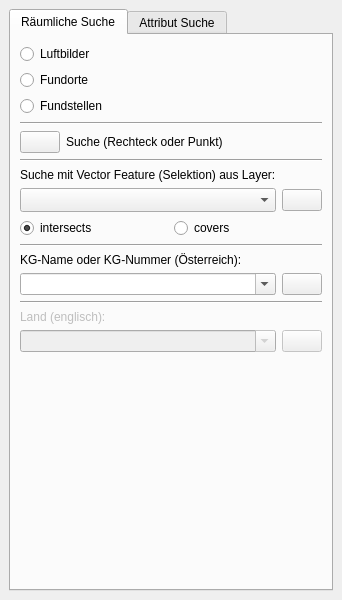
<?xml version="1.0" encoding="UTF-8"?>
<ui version="4.0">
 <class>apisSearchDialog</class>
 <widget class="QDockWidget" name="apisSearchDialog">
  <property name="geometry">
   <rect>
    <x>0</x>
    <y>0</y>
    <width>319</width>
    <height>600</height>
   </rect>
  </property>
  <property name="windowIcon">
   <iconset resource="resource.qrc">
    <normaloff>:/plugins/APIS/icons/apis.png</normaloff>:/plugins/APIS/icons/apis.png</iconset>
  </property>
  <property name="windowTitle">
   <string>APIS Suche</string>
  </property>
  <widget class="QWidget" name="dockWidgetContents">
   <layout class="QVBoxLayout" name="verticalLayout">
    <item>
     <widget class="QTabWidget" name="uiSearchTab">
      <property name="enabled">
       <bool>true</bool>
      </property>
      <property name="sizePolicy">
       <sizepolicy hsizetype="Expanding" vsizetype="Minimum">
        <horstretch>0</horstretch>
        <verstretch>0</verstretch>
       </sizepolicy>
      </property>
      <property name="currentIndex">
       <number>0</number>
      </property>
      <widget class="QWidget" name="tab_9">
       <attribute name="title">
        <string>Räumliche Suche</string>
       </attribute>
       <layout class="QVBoxLayout" name="verticalLayout_8">
        <item>
         <widget class="QRadioButton" name="uiSearchImageRBtn">
          <property name="text">
           <string>Luftbilder</string>
          </property>
          <property name="checked">
           <bool>true</bool>
          </property>
         </widget>
        </item>
        <item>
         <widget class="QRadioButton" name="uiSearchSiteRBtn">
          <property name="text">
           <string>Fundorte</string>
          </property>
         </widget>
        </item>
        <item>
         <widget class="QRadioButton" name="uiSearchFindspotRBtn">
          <property name="text">
           <string>Fundstellen</string>
          </property>
         </widget>
        </item>
        <item>
         <widget class="Line" name="line_8">
          <property name="orientation">
           <enum>Qt::Horizontal</enum>
          </property>
         </widget>
        </item>
        <item>
         <layout class="QHBoxLayout" name="horizontalLayout_8">
          <item>
           <widget class="QPushButton" name="uiSpatialSearchBtn">
            <property name="text">
             <string/>
            </property>
            <property name="icon">
             <iconset resource="resource.qrc">
              <normaloff>:/plugins/APIS/icons/search.png</normaloff>:/plugins/APIS/icons/search.png</iconset>
            </property>
            <property name="iconSize">
             <size>
              <width>24</width>
              <height>24</height>
             </size>
            </property>
           </widget>
          </item>
          <item>
           <widget class="QLabel" name="label_13">
            <property name="sizePolicy">
             <sizepolicy hsizetype="Expanding" vsizetype="Preferred">
              <horstretch>0</horstretch>
              <verstretch>0</verstretch>
             </sizepolicy>
            </property>
            <property name="text">
             <string>Suche (Rechteck oder Punkt)</string>
            </property>
           </widget>
          </item>
         </layout>
        </item>
        <item>
         <widget class="Line" name="line_9">
          <property name="orientation">
           <enum>Qt::Horizontal</enum>
          </property>
         </widget>
        </item>
        <item>
         <widget class="QLabel" name="label">
          <property name="text">
           <string>Suche mit Vector Feature (Selektion) aus Layer:</string>
          </property>
         </widget>
        </item>
        <item>
         <layout class="QHBoxLayout" name="horizontalLayout">
          <item>
           <widget class="QgsMapLayerComboBox" name="uiSearchByMapLayerCombo">
            <property name="sizeAdjustPolicy">
             <enum>QComboBox::AdjustToMinimumContentsLengthWithIcon</enum>
            </property>
            <property name="minimumContentsLength">
             <number>20</number>
            </property>
           </widget>
          </item>
          <item>
           <widget class="QPushButton" name="uiSearchByMapLayerBtn">
            <property name="enabled">
             <bool>true</bool>
            </property>
            <property name="sizePolicy">
             <sizepolicy hsizetype="Fixed" vsizetype="Fixed">
              <horstretch>0</horstretch>
              <verstretch>0</verstretch>
             </sizepolicy>
            </property>
            <property name="text">
             <string/>
            </property>
            <property name="icon">
             <iconset resource="resource.qrc">
              <normaloff>:/plugins/APIS/icons/search.png</normaloff>:/plugins/APIS/icons/search.png</iconset>
            </property>
           </widget>
          </item>
         </layout>
        </item>
        <item>
         <layout class="QHBoxLayout" name="horizontalLayout_3">
          <item>
           <widget class="QRadioButton" name="uiSearchModeIntersectsRBtn">
            <property name="text">
             <string>intersects</string>
            </property>
            <property name="checked">
             <bool>true</bool>
            </property>
           </widget>
          </item>
          <item>
           <widget class="QRadioButton" name="uiSearchModeCoversRBtn">
            <property name="text">
             <string>covers</string>
            </property>
           </widget>
          </item>
         </layout>
        </item>
        <item>
         <widget class="Line" name="line_10">
          <property name="orientation">
           <enum>Qt::Horizontal</enum>
          </property>
         </widget>
        </item>
        <item>
         <widget class="QLabel" name="label_7">
          <property name="text">
           <string>KG-Name oder KG-Nummer (Österreich):</string>
          </property>
         </widget>
        </item>
        <item>
         <layout class="QHBoxLayout" name="horizontalLayout_10">
          <item>
           <widget class="QComboBox" name="uiSearchByCadastralCommunityCombo">
            <property name="sizePolicy">
             <sizepolicy hsizetype="Expanding" vsizetype="Fixed">
              <horstretch>0</horstretch>
              <verstretch>0</verstretch>
             </sizepolicy>
            </property>
            <property name="editable">
             <bool>true</bool>
            </property>
           </widget>
          </item>
          <item>
           <widget class="QPushButton" name="uiSearchByCadastralCommunityBtn">
            <property name="text">
             <string/>
            </property>
            <property name="icon">
             <iconset resource="resource.qrc">
              <normaloff>:/plugins/APIS/icons/search.png</normaloff>:/plugins/APIS/icons/search.png</iconset>
            </property>
           </widget>
          </item>
         </layout>
        </item>
        <item>
         <widget class="Line" name="line_7">
          <property name="orientation">
           <enum>Qt::Horizontal</enum>
          </property>
         </widget>
        </item>
        <item>
         <widget class="QLabel" name="label_8">
          <property name="enabled">
           <bool>false</bool>
          </property>
          <property name="text">
           <string>Land (englisch):</string>
          </property>
         </widget>
        </item>
        <item>
         <layout class="QHBoxLayout" name="horizontalLayout_11">
          <item>
           <widget class="QComboBox" name="uiSearchByCountryCombo">
            <property name="enabled">
             <bool>false</bool>
            </property>
            <property name="sizePolicy">
             <sizepolicy hsizetype="Expanding" vsizetype="Fixed">
              <horstretch>0</horstretch>
              <verstretch>0</verstretch>
             </sizepolicy>
            </property>
            <property name="editable">
             <bool>true</bool>
            </property>
           </widget>
          </item>
          <item>
           <widget class="QPushButton" name="uiSearchByCountryBtn">
            <property name="enabled">
             <bool>false</bool>
            </property>
            <property name="text">
             <string/>
            </property>
            <property name="icon">
             <iconset resource="resource.qrc">
              <normaloff>:/plugins/APIS/icons/search.png</normaloff>:/plugins/APIS/icons/search.png</iconset>
            </property>
           </widget>
          </item>
         </layout>
        </item>
        <item>
         <spacer name="verticalSpacer_2">
          <property name="orientation">
           <enum>Qt::Vertical</enum>
          </property>
          <property name="sizeHint" stdset="0">
           <size>
            <width>20</width>
            <height>40</height>
           </size>
          </property>
         </spacer>
        </item>
       </layout>
      </widget>
      <widget class="QWidget" name="tab_10">
       <attribute name="title">
        <string>Attribut Suche</string>
       </attribute>
       <layout class="QVBoxLayout" name="verticalLayout_3">
        <item>
         <widget class="QTabWidget" name="tabWidget">
          <property name="enabled">
           <bool>true</bool>
          </property>
          <property name="sizePolicy">
           <sizepolicy hsizetype="Expanding" vsizetype="Minimum">
            <horstretch>0</horstretch>
            <verstretch>0</verstretch>
           </sizepolicy>
          </property>
          <property name="currentIndex">
           <number>0</number>
          </property>
          <widget class="QWidget" name="uiSiteTab">
           <attribute name="title">
            <string>Fundort</string>
           </attribute>
           <layout class="QVBoxLayout" name="verticalLayout_4">
            <item>
             <widget class="QLabel" name="label_4">
              <property name="text">
               <string>Fundort Nummer:</string>
              </property>
             </widget>
            </item>
            <item>
             <layout class="QHBoxLayout" name="horizontalLayout_6">
              <item>
               <widget class="QComboBox" name="uiSearchSiteNumberCombo">
                <property name="sizePolicy">
                 <sizepolicy hsizetype="Expanding" vsizetype="Fixed">
                  <horstretch>0</horstretch>
                  <verstretch>0</verstretch>
                 </sizepolicy>
                </property>
                <property name="editable">
                 <bool>true</bool>
                </property>
               </widget>
              </item>
              <item>
               <widget class="QPushButton" name="uiSearchSiteNumberBtn">
                <property name="text">
                 <string/>
                </property>
                <property name="icon">
                 <iconset resource="resource.qrc">
                  <normaloff>:/plugins/APIS/icons/search.png</normaloff>:/plugins/APIS/icons/search.png</iconset>
                </property>
               </widget>
              </item>
             </layout>
            </item>
            <item>
             <widget class="Line" name="line_4">
              <property name="orientation">
               <enum>Qt::Horizontal</enum>
              </property>
             </widget>
            </item>
            <item>
             <widget class="QLabel" name="label_5">
              <property name="text">
               <string>Film Nummer:</string>
              </property>
             </widget>
            </item>
            <item>
             <layout class="QHBoxLayout" name="horizontalLayout_7">
              <item>
               <widget class="QComboBox" name="uiSearchFilmNumberCombo">
                <property name="sizePolicy">
                 <sizepolicy hsizetype="Expanding" vsizetype="Fixed">
                  <horstretch>0</horstretch>
                  <verstretch>0</verstretch>
                 </sizepolicy>
                </property>
                <property name="editable">
                 <bool>true</bool>
                </property>
               </widget>
              </item>
              <item>
               <widget class="QPushButton" name="uiSearchFilmNumberBtn">
                <property name="text">
                 <string/>
                </property>
                <property name="icon">
                 <iconset resource="resource.qrc">
                  <normaloff>:/plugins/APIS/icons/search.png</normaloff>:/plugins/APIS/icons/search.png</iconset>
                </property>
               </widget>
              </item>
             </layout>
            </item>
            <item>
             <widget class="Line" name="line_5">
              <property name="orientation">
               <enum>Qt::Horizontal</enum>
              </property>
             </widget>
            </item>
            <item>
             <widget class="QLabel" name="label_2">
              <property name="text">
               <string>Jahr (Fundorte in Filmen eines Jahres):</string>
              </property>
             </widget>
            </item>
            <item>
             <layout class="QHBoxLayout" name="horizontalLayout_2">
              <item>
               <widget class="QDateEdit" name="uiSearchYearDate">
                <property name="sizePolicy">
                 <sizepolicy hsizetype="Expanding" vsizetype="Fixed">
                  <horstretch>0</horstretch>
                  <verstretch>0</verstretch>
                 </sizepolicy>
                </property>
                <property name="displayFormat">
                 <string>yyyy</string>
                </property>
                <property name="date">
                 <date>
                  <year>2016</year>
                  <month>1</month>
                  <day>1</day>
                 </date>
                </property>
               </widget>
              </item>
              <item>
               <widget class="QPushButton" name="uiSearchYearBtn">
                <property name="text">
                 <string/>
                </property>
                <property name="icon">
                 <iconset resource="resource.qrc">
                  <normaloff>:/plugins/APIS/icons/search.png</normaloff>:/plugins/APIS/icons/search.png</iconset>
                </property>
               </widget>
              </item>
             </layout>
            </item>
            <item>
             <widget class="Line" name="line">
              <property name="orientation">
               <enum>Qt::Horizontal</enum>
              </property>
             </widget>
            </item>
            <item>
             <widget class="QLabel" name="label_6">
              <property name="text">
               <string>Projekt Bezeichnung:</string>
              </property>
             </widget>
            </item>
            <item>
             <layout class="QHBoxLayout" name="horizontalLayout_9">
              <item>
               <widget class="QComboBox" name="uiSearchProjectNameCombo">
                <property name="sizePolicy">
                 <sizepolicy hsizetype="Expanding" vsizetype="Fixed">
                  <horstretch>0</horstretch>
                  <verstretch>0</verstretch>
                 </sizepolicy>
                </property>
                <property name="editable">
                 <bool>true</bool>
                </property>
               </widget>
              </item>
              <item>
               <widget class="QPushButton" name="uiSearchProjectNameBtn">
                <property name="text">
                 <string/>
                </property>
                <property name="icon">
                 <iconset resource="resource.qrc">
                  <normaloff>:/plugins/APIS/icons/search.png</normaloff>:/plugins/APIS/icons/search.png</iconset>
                </property>
               </widget>
              </item>
             </layout>
            </item>
            <item>
             <spacer name="verticalSpacer_7">
              <property name="orientation">
               <enum>Qt::Vertical</enum>
              </property>
              <property name="sizeHint" stdset="0">
               <size>
                <width>20</width>
                <height>40</height>
               </size>
              </property>
             </spacer>
            </item>
           </layout>
          </widget>
          <widget class="QWidget" name="uiFindspotTab">
           <attribute name="title">
            <string>Fundstelle</string>
           </attribute>
           <layout class="QVBoxLayout" name="verticalLayout_5">
            <item>
             <widget class="QGroupBox" name="uiDatingGrp">
              <property name="enabled">
               <bool>true</bool>
              </property>
              <property name="title">
               <string>Datierung</string>
              </property>
              <property name="checkable">
               <bool>true</bool>
              </property>
              <property name="checked">
               <bool>false</bool>
              </property>
              <layout class="QGridLayout" name="gridLayout_3">
               <item row="2" column="0">
                <widget class="QCheckBox" name="uiPeriodDetailsChk">
                 <property name="text">
                  <string>Detail:</string>
                 </property>
                </widget>
               </item>
               <item row="1" column="0">
                <widget class="QCheckBox" name="uiPeriodChk">
                 <property name="text">
                  <string>Periode:</string>
                 </property>
                </widget>
               </item>
               <item row="0" column="1">
                <widget class="QComboBox" name="uiTimeCombo">
                 <property name="sizePolicy">
                  <sizepolicy hsizetype="Expanding" vsizetype="Fixed">
                   <horstretch>0</horstretch>
                   <verstretch>0</verstretch>
                  </sizepolicy>
                 </property>
                </widget>
               </item>
               <item row="1" column="1">
                <widget class="QComboBox" name="uiPeriodCombo">
                 <property name="sizePolicy">
                  <sizepolicy hsizetype="Expanding" vsizetype="Fixed">
                   <horstretch>0</horstretch>
                   <verstretch>0</verstretch>
                  </sizepolicy>
                 </property>
                </widget>
               </item>
               <item row="2" column="1">
                <widget class="QComboBox" name="uiPeriodDetailsCombo">
                 <property name="sizePolicy">
                  <sizepolicy hsizetype="Expanding" vsizetype="Fixed">
                   <horstretch>0</horstretch>
                   <verstretch>0</verstretch>
                  </sizepolicy>
                 </property>
                </widget>
               </item>
               <item row="0" column="0">
                <widget class="QLabel" name="label_3">
                 <property name="text">
                  <string>Zeitstufe:</string>
                 </property>
                </widget>
               </item>
              </layout>
             </widget>
            </item>
            <item>
             <widget class="QGroupBox" name="uiCultureGrp">
              <property name="enabled">
               <bool>true</bool>
              </property>
              <property name="title">
               <string>Kultur</string>
              </property>
              <property name="checkable">
               <bool>true</bool>
              </property>
              <property name="checked">
               <bool>false</bool>
              </property>
              <layout class="QGridLayout" name="gridLayout_4">
               <item row="0" column="1">
                <widget class="QComboBox" name="uiCultureCombo">
                 <property name="sizePolicy">
                  <sizepolicy hsizetype="Expanding" vsizetype="Fixed">
                   <horstretch>0</horstretch>
                   <verstretch>0</verstretch>
                  </sizepolicy>
                 </property>
                </widget>
               </item>
               <item row="0" column="0">
                <widget class="QLabel" name="label_9">
                 <property name="text">
                  <string>Kultur:</string>
                 </property>
                </widget>
               </item>
              </layout>
             </widget>
            </item>
            <item>
             <widget class="QGroupBox" name="uiFindTypeGrp">
              <property name="enabled">
               <bool>true</bool>
              </property>
              <property name="title">
               <string>Befundart</string>
              </property>
              <property name="checkable">
               <bool>true</bool>
              </property>
              <property name="checked">
               <bool>false</bool>
              </property>
              <layout class="QGridLayout" name="gridLayout_5">
               <item row="0" column="0">
                <widget class="QLabel" name="label_11">
                 <property name="text">
                  <string>Befundart:</string>
                 </property>
                </widget>
               </item>
               <item row="0" column="1">
                <widget class="QComboBox" name="uiFindTypeCombo">
                 <property name="sizePolicy">
                  <sizepolicy hsizetype="Expanding" vsizetype="Fixed">
                   <horstretch>0</horstretch>
                   <verstretch>0</verstretch>
                  </sizepolicy>
                 </property>
                </widget>
               </item>
               <item row="1" column="1">
                <widget class="QComboBox" name="uiFindTypeDetailsCombo">
                 <property name="sizePolicy">
                  <sizepolicy hsizetype="Expanding" vsizetype="Fixed">
                   <horstretch>0</horstretch>
                   <verstretch>0</verstretch>
                  </sizepolicy>
                 </property>
                </widget>
               </item>
               <item row="1" column="0">
                <widget class="QCheckBox" name="uiFindTypeDetailsChk">
                 <property name="text">
                  <string>Detail:</string>
                 </property>
                </widget>
               </item>
              </layout>
             </widget>
            </item>
            <item>
             <widget class="QGroupBox" name="uiSpatialFilterGrp">
              <property name="enabled">
               <bool>true</bool>
              </property>
              <property name="title">
               <string>Räumlicher Filter</string>
              </property>
              <property name="flat">
               <bool>false</bool>
              </property>
              <property name="checkable">
               <bool>true</bool>
              </property>
              <property name="checked">
               <bool>false</bool>
              </property>
              <layout class="QVBoxLayout" name="verticalLayout_14">
               <item>
                <widget class="QLabel" name="label_12">
                 <property name="text">
                  <string>Suche mit Vektor Feature (Selektion) aus Layer:</string>
                 </property>
                </widget>
               </item>
               <item>
                <widget class="QgsMapLayerComboBox" name="uiFilterByMapLayerCombo"/>
               </item>
              </layout>
             </widget>
            </item>
            <item>
             <layout class="QHBoxLayout" name="horizontalLayout_12">
              <item>
               <spacer name="horizontalSpacer_7">
                <property name="orientation">
                 <enum>Qt::Horizontal</enum>
                </property>
                <property name="sizeHint" stdset="0">
                 <size>
                  <width>40</width>
                  <height>20</height>
                 </size>
                </property>
               </spacer>
              </item>
              <item>
               <widget class="QPushButton" name="uiSearchFindspotBtn">
                <property name="enabled">
                 <bool>false</bool>
                </property>
                <property name="text">
                 <string>Suche</string>
                </property>
                <property name="icon">
                 <iconset resource="resource.qrc">
                  <normaloff>:/plugins/APIS/icons/search.png</normaloff>:/plugins/APIS/icons/search.png</iconset>
                </property>
               </widget>
              </item>
             </layout>
            </item>
            <item>
             <spacer name="verticalSpacer">
              <property name="orientation">
               <enum>Qt::Vertical</enum>
              </property>
              <property name="sizeHint" stdset="0">
               <size>
                <width>20</width>
                <height>40</height>
               </size>
              </property>
             </spacer>
            </item>
           </layout>
          </widget>
         </widget>
        </item>
       </layout>
      </widget>
     </widget>
    </item>
   </layout>
  </widget>
 </widget>
 <customwidgets>
  <customwidget>
   <class>QgsMapLayerComboBox</class>
   <extends>QComboBox</extends>
   <header>qgsmaplayercombobox.h</header>
  </customwidget>
 </customwidgets>
 <resources>
  <include location="resource.qrc"/>
 </resources>
 <connections/>
</ui>
